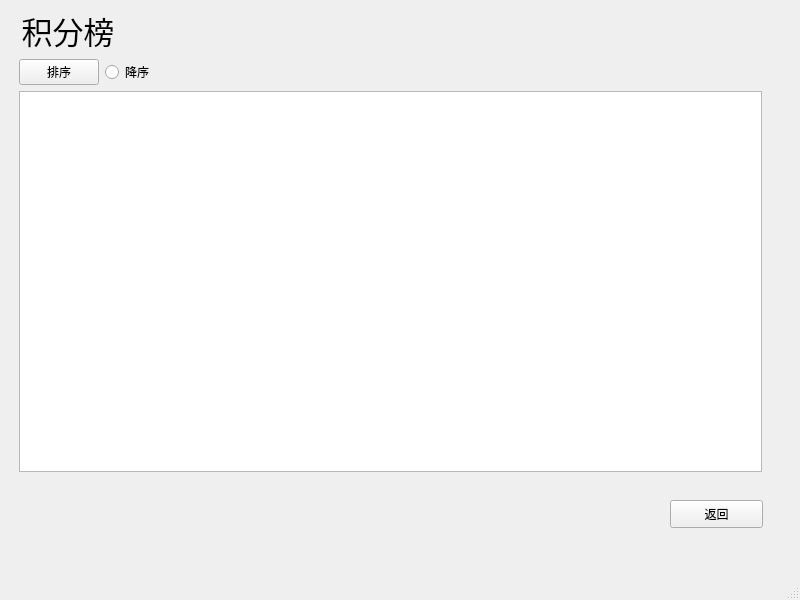
<?xml version="1.0" encoding="UTF-8"?>
<ui version="4.0">
 <class>rank</class>
 <widget class="QMainWindow" name="rank">
  <property name="geometry">
   <rect>
    <x>0</x>
    <y>0</y>
    <width>800</width>
    <height>600</height>
   </rect>
  </property>
  <property name="windowTitle">
   <string>MainWindow</string>
  </property>
  <widget class="QWidget" name="centralwidget">
   <widget class="QLabel" name="label">
    <property name="geometry">
     <rect>
      <x>11</x>
      <y>11</y>
      <width>114</width>
      <height>38</height>
     </rect>
    </property>
    <property name="font">
     <font>
      <pointsize>23</pointsize>
     </font>
    </property>
    <property name="text">
     <string>积分榜</string>
    </property>
    <property name="alignment">
     <set>Qt::AlignCenter</set>
    </property>
   </widget>
   <widget class="QPushButton" name="pushButton_back">
    <property name="geometry">
     <rect>
      <x>670</x>
      <y>500</y>
      <width>93</width>
      <height>28</height>
     </rect>
    </property>
    <property name="text">
     <string>返回</string>
    </property>
   </widget>
   <widget class="QStackedWidget" name="stackedWidget">
    <property name="geometry">
     <rect>
      <x>10</x>
      <y>50</y>
      <width>761</width>
      <height>431</height>
     </rect>
    </property>
    <widget class="QWidget" name="page">
     <layout class="QGridLayout" name="gridLayout">
      <item row="0" column="1">
       <widget class="QRadioButton" name="radioButton_line">
        <property name="text">
         <string>降序</string>
        </property>
       </widget>
      </item>
      <item row="0" column="2">
       <spacer name="horizontalSpacer_2">
        <property name="orientation">
         <enum>Qt::Horizontal</enum>
        </property>
        <property name="sizeHint" stdset="0">
         <size>
          <width>40</width>
          <height>20</height>
         </size>
        </property>
       </spacer>
      </item>
      <item row="0" column="0">
       <widget class="QPushButton" name="pushButton_line">
        <property name="text">
         <string>排序</string>
        </property>
       </widget>
      </item>
      <item row="1" column="0" colspan="4">
       <widget class="QTableWidget" name="tableWidget"/>
      </item>
     </layout>
    </widget>
    <widget class="QWidget" name="page_2"/>
   </widget>
  </widget>
  <widget class="QMenuBar" name="menubar">
   <property name="geometry">
    <rect>
     <x>0</x>
     <y>0</y>
     <width>800</width>
     <height>26</height>
    </rect>
   </property>
  </widget>
  <widget class="QStatusBar" name="statusbar"/>
 </widget>
 <resources/>
 <connections/>
</ui>
